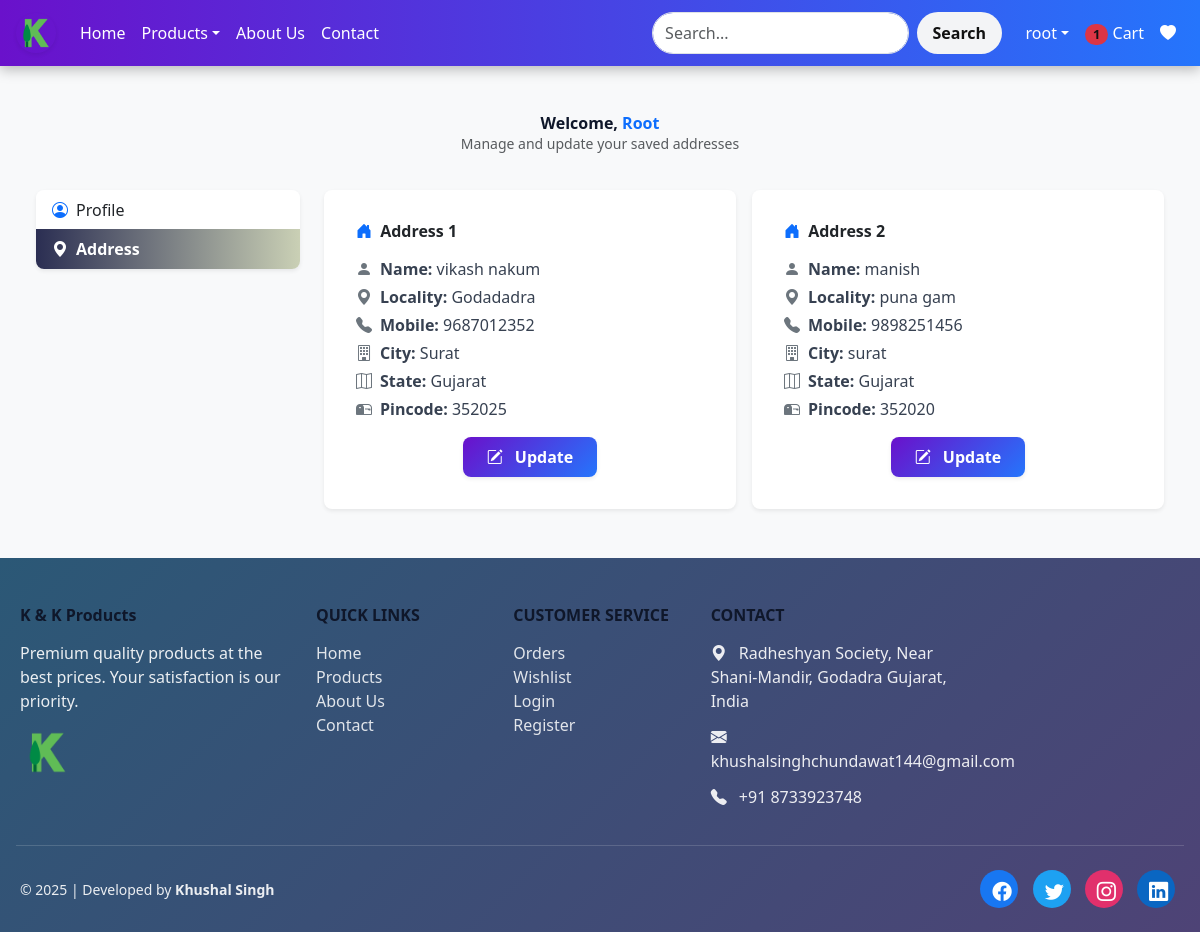
The page /address/ (signed in) on the database its author committed.
### app/models.py (models this page shows, shortened)
class Customer(models.Model):
    user = models.ForeignKey(User, on_delete=models.CASCADE)
    name = models.CharField(max_length=200)
    locality = models.CharField(max_length=200)
    city = models.CharField(max_length=50)
    mobile = models.IntegerField(default=0)
    zipcode = models.IntegerField()
    state = models.CharField(choices=STATE_CHOICE, max_length=100)

### app/views.py (the view)
# urls.py: path("address/", views.address,name="address"),
@login_required
def address(request):
    add = Customer.objects.filter(user=request.user)
    totalitem = 0
    wishlist = 0
    if request.user.is_authenticated:
        totalitem = len(Cart.objects.filter(user=request.user))
        wishlist = len(Wishlist.objects.filter(user=request.user))
    return render(request, "app/address.html",locals())

### app/templates/app/address.html (shortened to what this page needs)
{% extends "app/base.html" %}
{% load static %}
{% block main-content %}
<div class="container my-5">
    <div class="row">
        <div class="col-12 mb-4 text-center">
            <h3 class="fw-bold">
                Welcome, <span class="text-capitalize text-primary">{{ request.user }}</span>
            </h3>
            <p class="text-muted small">Manage and update your saved addresses</p>
        </div>
        <div class="col-md-3 mb-4">
            <div class="list-group shadow-sm rounded-3">
                <a href="{% url 'profile' %}"
                   class="list-group-item list-group-item-action d-flex align-items-center">
                    <i class="bi bi-person-circle me-2 text-primary"></i> Profile
                </a>
                <a href="{% url 'address' %}"
                   class="list-group-item list-group-item-action d-flex align-items-center active text-white fw-semibold"
                   style="background: linear-gradient(90deg, #030732d6, #cad0b5ff); border: none;">
                    <i class="bi bi-geo-alt-fill me-2"></i> Address
                </a>
            </div>
        </div>
        <div class="col-md-9">
            <div class="row g-3">
                {% for ad in add %}
                    <div class="col-sm-6">
                        <div class="card shadow-sm h-100 border-0 rounded-3">
                            <div class="card-body">
                                <h5 class="card-title mb-3">
                                    <i class="bi bi-house-door-fill text-primary me-1"></i>
                                    Address {{ forloop.counter }}
                                </h5>
                                <p class="mb-1"><i class="bi bi-person-fill me-2 text-secondary"></i><strong>Name:</strong> {{ ad.name }}</p>
                                <p class="mb-1"><i class="bi bi-geo-alt-fill me-2 text-secondary"></i><strong>Locality:</strong> {{ ad.locality }}</p>
                                <p class="mb-1"><i class="bi bi-telephone-fill me-2 text-secondary"></i><strong>Mobile:</strong> {{ ad.mobile }}</p>
                                <p class="mb-1"><i class="bi bi-building me-2 text-secondary"></i><strong>City:</strong> {{ ad.city }}</p>
                                <p class="mb-1"><i class="bi bi-map me-2 text-secondary"></i><strong>State:</strong> {{ ad.state }}</p>
                                <p class="mb-0"><i class="bi bi-mailbox2 me-2 text-secondary"></i><strong>Pincode:</strong> {{ ad.zipcode }}</p>
                                <div class="text-center mt-3">
                                    <a href="{% url 'updateaddress' pk=ad.id %}"
                                       class="btn btn-gradient fw-bold shadow-sm px-4">
                                        <i class="bi bi-pencil-square me-1"></i> Update
                                    </a>
                                </div>
                            </div>
                        </div>
                    </div>
                {% empty %}
                    <div class="col-12 text-center">
                        <img src="{% static 'app/images/empty-address.svg' %}"
                             alt="No Address" class="img-fluid mb-3" style="max-height: 150px;">
                        <p class="text-muted">No addresses found. Please add one.</p>
                    </div>
                {% endfor %}
            </div>
        </div>
    </div>
</div>
{% endblock main-content %}

### app/templates/app/base.html (shortened to what this page needs)
{% load static %}
<!DOCTYPE html>
<html lang="en">
<head>
  <link href="https://cdn.jsdelivr.net/npm/bootstrap@5.3.2/dist/css/bootstrap.min.css" rel="stylesheet">
  <link rel="stylesheet" href="https://cdn.jsdelivr.net/npm/bootstrap-icons@1.11.3/font/bootstrap-icons.css">
  <link rel="stylesheet" href="{% static 'app/css/owl.carousel.min.css' %}">
  <link rel="stylesheet" href="{% static 'app/css/all.min.css' %}">
  <link rel="stylesheet" href="{% static 'app/css/style.css' %}">
</head>
<body>
<nav class="navbar navbar-expand-lg navbar-dark">
  <div class="container">
    <a class="navbar-brand fw-bold text-uppercase" href="/">
      <img src="{% static 'app/image/product/logo.png' %}" alt="Logo" width="40" height="40" class="rounded-circle shadow-sm">
    </a>
    <div class="collapse navbar-collapse" id="navbarNav">
      <ul class="navbar-nav me-auto">
        {% if request.user.is_authenticated %}
        <li class="nav-item"><a class="nav-link nav-hover" href="/">Home</a></li>
        <li class="nav-item dropdown">
          <a class="nav-link dropdown-toggle nav-hover" href="#" id="navbarDropdown" data-bs-toggle="dropdown">Products</a>
        </li>
        <li class="nav-item"><a class="nav-link nav-hover" href="{% url 'about' %}">About Us</a></li>
        <li class="nav-item"><a class="nav-link nav-hover" href="{% url 'contact' %}">Contact</a></li>
      </ul>
      <form class="d-flex me-lg-3 my-2 my-lg-0" action="/search">
        <input class="form-control me-2 rounded-pill" type="search" placeholder="Search..." name="search">
        <button class="btn btn-warning rounded-pill fw-bold" type="submit">Search</button>
      </form>
      <ul class="navbar-nav">
        <li class="nav-item dropdown">
          <a class="nav-link dropdown-toggle nav-hover" href="#" id="ProfileDropdown" data-bs-toggle="dropdown">{{request.user}}</a>
        </li>
        <li class="nav-item"><a class="nav-link nav-hover" href="{% url 'showcart' %}">
          <span class="badge bg-danger rounded-pill">{% if totalitem > 0 %}{{ totalitem }}{% endif %}</span> Cart</a></li>
        <li class="nav-item"><a class="nav-link nav-hover" href="{% url 'show_wishlist' %}">
          <i class="bi bi-heart-fill"></i></a></li>
        {% else %}
        <li class="nav-item"><a class="nav-link nav-hover" href="{% url 'login' %}">Login</a></li>
        <li class="nav-item"><a class="nav-link nav-hover" href="{% url 'customerregistration' %}">Registration</a></li>
        {% endif %}
      </ul>
    </div>
  </div>
</nav>
<main>
  <div class="container my-5">
    {% block main-content %}{% endblock %}
  </div>
</main>
{% if user.is_authenticated %}
<footer class="footer text-white pt-5 pb-4">
  <div class="container">
    <div class="row gy-4">
      <div class="col-md-6 col-lg-3">
        <h5 class="fw-bold mb-3">K & K Products</h5>
        <p>Premium quality products at the best prices. Your satisfaction is our priority.</p>
        <img src="{% static 'app/image/product/logo.png' %}" alt="Logo" class="img-fluid mt-2" style="max-height: 55px;">
      </div>
      <div class="col-md-6 col-lg-2">
        <h6 class="fw-bold mb-3 text-uppercase">Quick Links</h6>
        <ul class="list-unstyled">
          <li><a href="/" class="footer-link">Home</a></li>
          <li><a href="#" class="footer-link">Products</a></li>
          <li><a href="{% url 'about' %}" class="footer-link">About Us</a></li>
          <li><a href="{% url 'contact' %}" class="footer-link">Contact</a></li>
        </ul>
      </div>
      <div class="col-md-6 col-lg-2">
        <h6 class="fw-bold mb-3 text-uppercase">Customer Service</h6>
        <ul class="list-unstyled">
          <li><a href="{% url 'orders' %}" class="footer-link">Orders</a></li>
          <li><a href="{% url 'show_wishlist' %}" class="footer-link">Wishlist</a></li>
          <li><a href="{% url 'login' %}" class="footer-link">Login</a></li>
          <li><a href="{% url 'customerregistration' %}" class="footer-link">Register</a></li>
        </ul>
      </div>
      <div class="col-md-6 col-lg-3">
        <h6 class="fw-bold mb-3 text-uppercase">Contact</h6>
        <p><i class="bi bi-geo-alt-fill me-2"></i> Radheshyan Society, Near Shani-Mandir, Godadra Gujarat, India</p>
        <p><i class="bi bi-envelope-fill me-2"></i> khushalsinghchundawat144@gmail.com</p>
        <p><i class="bi bi-telephone-fill me-2"></i> +91 8733923748</p>
      </div>
    </div>
    <hr class="my-4">
    <div class="row align-items-center">
      <div class="col-md-7 col-lg-8 text-center text-md-start">
        <p class="mb-0 small">© 2025 | Developed by <strong>Khushal Singh</strong></p>
      </div>
      <div class="col-md-5 col-lg-4 text-center text-md-end">
        <a href="#" class="social-icon facebook"><i class="bi bi-facebook"></i></a>
        <a href="#" class="social-icon twitter"><i class="bi bi-twitter"></i></a>
        <a href="#" class="social-icon instagram"><i class="bi bi-instagram"></i></a>
        <a href="#" class="social-icon linkedin"><i class="bi bi-linkedin"></i></a>
      </div>
    </div>
  </div>
</footer>
{% endif %}
</body>
</html>

### app/static/app/css/style.css (style rules this page uses)
.list-group-item { font-weight: 500; border: none; transition: background-color 0.3s ease; }
.footer { background: linear-gradient(135deg, #0d6efd, #6610f2); }
.footer .footer-link { color: rgba(255, 255, 255, 0.85); text-decoration: none; transition: color 0.3s ease; }
.footer .social-icon { display: inline-block; font-size: 1.2rem; color: #fff; background: rgba(255, 255, 255, 0.1); padding: 8px 12px; border-radius: 50%; transition: all 0.3s ease; }

### app/templates/app/address.html (style rules this page uses)
.btn-gradient { background: linear-gradient(135deg, #6a11cb, #2575fc); border: none; color: #fff; transition: 0.3s ease; }

### rows shown on the page
Customer: name "vikash nakum", locality "Godadadra", mobile "9687012352", city "Surat", state "Gujarat", zipcode "352025"
Customer: name "manish", locality "puna gam", mobile "9898251456", city "surat", state "Gujarat", zipcode "352020"

### other values the page prints
{{ request.user }} "root"
{{ totalitem }} "1"
{{ request.user }} "Root"
